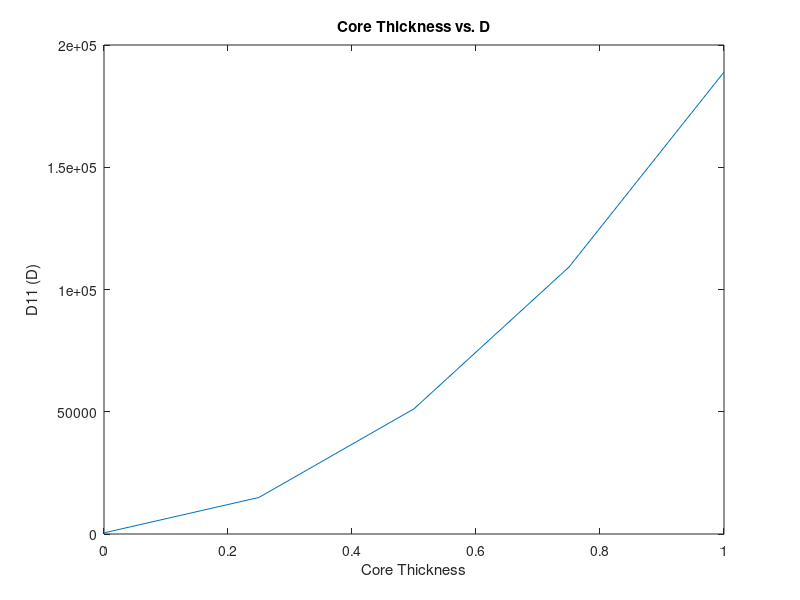

Write MATLAB code to recreate this figure.
x = linspace(0,1,5);
y = [463,1.4957e+04,5.1200e+04,1.0919e+05,1.8893e+05];
plot(x,y)
title('Core Thickness vs. D')
xlabel('Core Thickness')
ylabel('D11 (D)')